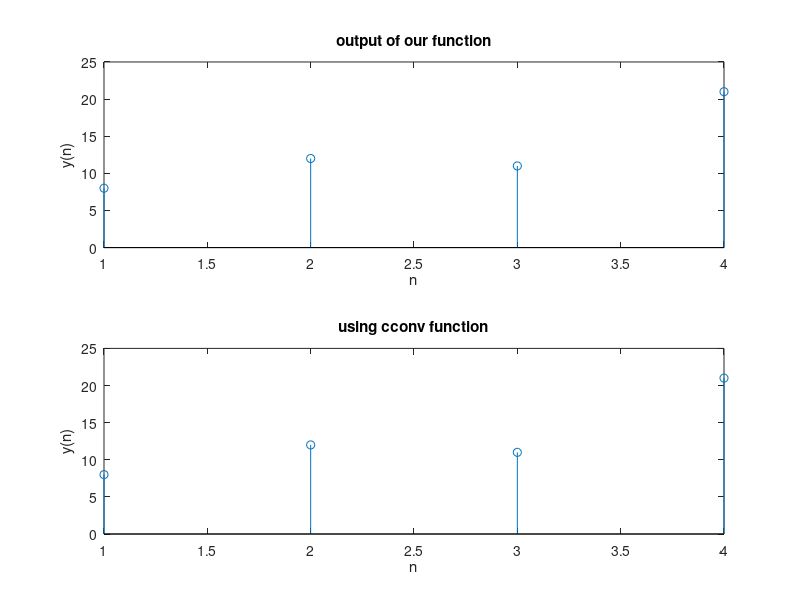

Write MATLAB code to recreate this figure.
close all
clear all

% circular convalution
h=[4,1,6,2];
x=[2,3,-1];
n=length(h);
m=length(x);
z=max(m,n);
%taking the maximum length out of h and x so that we can so that we can add
%zeros and make same length 
x=[x zeros(1,z-m)];
h=[h zeros(1,z-n)];
y=zeros(1,z);
for i=1:z;
    for k=1:z;
        p=mod(i-k,z);
        p=p+1;
        y(i)=y(i)+x(k)*h(p);
    end
end
figure;
subplot(2,1,1);
stem(y);
xlabel('n');
ylabel('y(n)');
title('output of our function')
%now we are checking our and with the cconv function
f=cconv(h,x,z);
subplot(2,1,2);
stem(f);
xlabel('n');
ylabel('y(n)');
title('using cconv function');
